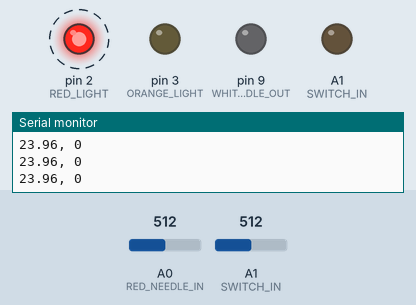
Recording of a sketch running on a simulated Arduino Uno, built with avr-gcc and run on an emulated ATmega328P. Shown: output pins drawn as LEDs (lit = HIGH), the last lines printed to the serial monitor. Dashed ring = blinking. The test bench sets the inputs (shaded band); at power-on: A0 (RED_NEEDLE_IN) = 512, A1 (SWITCH_IN) = 512. Random numbers use the default seed unless the sketch sets one.

Above: at 0.6 s.
At 1.2 s:
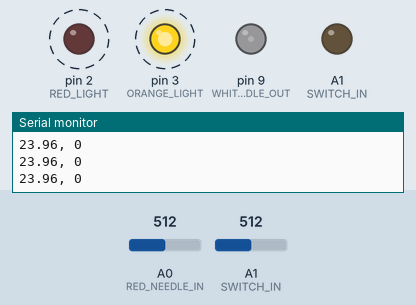
1.3 s: A0 (RED_NEEDLE_IN) set to 122
At 2.4 s:
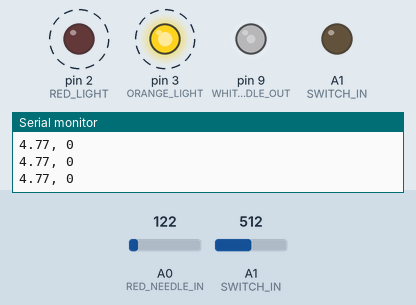
Timing chart, 0 to 16.5 s (numbered marks = the images above; inputs shaded):
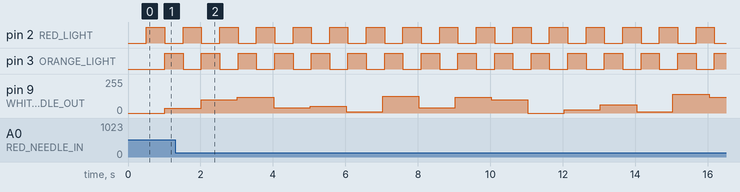

The sketch:

needle_reader.ino
```cpp
/*
  Pin Configuration
*/
#define RED_NEEDLE_IN A0
#define WHITE_NEEDLE_OUT 9
#define RED_LIGHT 2
#define ORANGE_LIGHT 3
#define SWITCH_IN A1
//#define SWITCH_IN 4

// Demo vars
int needleSetting = 0;
long needleTime;
long lightTime;

bool redState = false;
bool orangeState = true;

void setup() {
  Serial.begin(9600);
  needleTime = millis();
  lightTime = millis();

  pinMode(RED_LIGHT, OUTPUT);
  pinMode(ORANGE_LIGHT, OUTPUT);
  pinMode(SWITCH_IN, OUTPUT);
}

void loop() {
  // Report red needle value and switch state
  Serial.print(readRedNeedle());
  Serial.print(", ");
  Serial.println(getSwitchState());
  //Serial.println(analogRead(SWITCH_IN));

  // Randomly set position of white needle
  setWhiteNeedle(needleSetting);

  if (millis() - needleTime >= 1000) {
    needleSetting = random(0, 30);
    needleTime = millis();
  }

  if (millis() - lightTime >= 500) {
    redState = !redState;
    orangeState = !orangeState;

    setRed(redState);
    setOrange(orangeState);

    lightTime = millis();
  }
}

float readRedNeedle() {
  return voltToDial(analogRead(RED_NEEDLE_IN));
}

// Converts voltage from analogRead to dial setting (for red needle)
float voltToDial(int volt) {
  volt = constrain(volt, 25, 700);

  // return (volt - minimum value) * (maximum value / range)
  return (volt - 25) * (31 / 630.0);
}

void setWhiteNeedle(float dialSetting) {
  // Map: 0 - 30 dial setting == 0 - 155 output

  analogWrite(WHITE_NEEDLE_OUT, dialSetting * (155 / 30.0));
}

bool getSwitchState() {
  return analogRead(SWITCH_IN) > 650;
}

void setOrange(bool setting) {
  if (setting) {
    digitalWrite(ORANGE_LIGHT, HIGH);
  } else digitalWrite(ORANGE_LIGHT, LOW);
}

void setRed(bool setting) {
  if (setting) {
    digitalWrite(RED_LIGHT, HIGH);
  } else digitalWrite(RED_LIGHT, LOW);
}
```

Measured:
- by itself, pin 2 (RED_LIGHT), pin 3 (ORANGE_LIGHT): alternates HIGH for 0.51 s and LOW for 0.51 s
